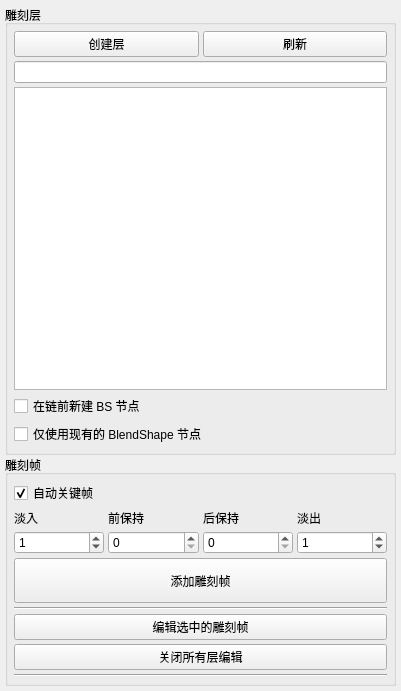
<?xml version="1.0" encoding="UTF-8"?>
<ui version="4.0">
 <class>Form</class>
 <widget class="QWidget" name="Form">
  <property name="geometry">
   <rect>
    <x>0</x>
    <y>0</y>
    <width>401</width>
    <height>691</height>
   </rect>
  </property>
  <property name="windowTitle">
   <string>表单</string>
  </property>
  <layout class="QGridLayout" name="gridLayout_4">
   <property name="leftMargin">
    <number>5</number>
   </property>
   <property name="topMargin">
    <number>5</number>
   </property>
   <property name="rightMargin">
    <number>5</number>
   </property>
   <property name="bottomMargin">
    <number>5</number>
   </property>
   <property name="spacing">
    <number>0</number>
   </property>
   <item row="0" column="0">
    <widget class="QGroupBox" name="groupBox">
     <property name="title">
      <string>雕刻层</string>
     </property>
     <layout class="QGridLayout" name="gridLayout_2">
      <property name="leftMargin">
       <number>6</number>
      </property>
      <property name="topMargin">
       <number>6</number>
      </property>
      <property name="rightMargin">
       <number>6</number>
      </property>
      <property name="bottomMargin">
       <number>6</number>
      </property>
      <property name="spacing">
       <number>4</number>
      </property>
      <item row="1" column="0">
       <widget class="QLineEdit" name="search_lineEdit">
        <property name="sizePolicy">
         <sizepolicy hsizetype="Minimum" vsizetype="Fixed">
          <horstretch>0</horstretch>
          <verstretch>0</verstretch>
         </sizepolicy>
        </property>
       </widget>
      </item>
      <item row="0" column="0">
       <layout class="QHBoxLayout" name="horizontalLayout">
        <item>
         <widget class="QPushButton" name="createLayer_pushButton">
          <property name="minimumSize">
           <size>
            <width>150</width>
            <height>0</height>
           </size>
          </property>
          <property name="text">
           <string>创建层</string>
          </property>
         </widget>
        </item>
        <item>
         <widget class="QPushButton" name="refresh_pushButton">
          <property name="minimumSize">
           <size>
            <width>70</width>
            <height>0</height>
           </size>
          </property>
          <property name="text">
           <string>刷新</string>
          </property>
         </widget>
        </item>
       </layout>
      </item>
      <item row="2" column="0">
       <widget class="QListView" name="layers_listView">
        <property name="editTriggers">
         <set>QAbstractItemView::NoEditTriggers</set>
        </property>
        <property name="showDropIndicator" stdset="0">
         <bool>false</bool>
        </property>
        <property name="alternatingRowColors">
         <bool>true</bool>
        </property>
        <property name="selectionMode">
         <enum>QAbstractItemView::ExtendedSelection</enum>
        </property>
       </widget>
      </item>
      <item row="3" column="0">
       <widget class="QCheckBox" name="foc_checkBox">
        <property name="toolTip">
         <string>&lt;html&gt;&lt;head/&gt;&lt;body&gt;&lt;p&gt;在链前（FOC）新建混合变形节点&lt;/p&gt;&lt;/body&gt;&lt;/html&gt;</string>
        </property>
        <property name="text">
         <string>在链前新建 BS 节点</string>
        </property>
        <property name="checked">
         <bool>false</bool>
        </property>
       </widget>
      </item>
      <item row="4" column="0">
       <widget class="QCheckBox" name="useExistingBS_checkBox">
        <property name="toolTip">
         <string>&lt;html&gt;&lt;head/&gt;&lt;body&gt;&lt;p&gt;Crank 将仅使用&lt;span style=&quot; font-weight:600;&quot;&gt;未被其他 Crank 层管理的&lt;/span&gt;现有混合变形节点。&lt;br/&gt;如果找到合适的混合变形节点，工具将&lt;span style=&quot; font-weight:600;&quot;&gt;不创建&lt;/span&gt;新节点，层创建将被中止&lt;/p&gt;&lt;/body&gt;&lt;/html&gt;</string>
        </property>
        <property name="text">
         <string>仅使用现有的 BlendShape 节点</string>
        </property>
        <property name="checked">
         <bool>false</bool>
        </property>
       </widget>
      </item>
     </layout>
    </widget>
   </item>
   <item row="1" column="0">
    <widget class="QGroupBox" name="groupBox_2">
     <property name="title">
      <string>雕刻帧</string>
     </property>
     <layout class="QGridLayout" name="gridLayout_3">
      <property name="leftMargin">
       <number>6</number>
      </property>
      <property name="topMargin">
       <number>6</number>
      </property>
      <property name="rightMargin">
       <number>6</number>
      </property>
      <property name="bottomMargin">
       <number>6</number>
      </property>
      <property name="spacing">
       <number>4</number>
      </property>
      <item row="2" column="0">
       <layout class="QVBoxLayout" name="verticalLayout">
        <item>
         <layout class="QGridLayout" name="gridLayout">
          <item row="1" column="2">
           <widget class="QLabel" name="label_4">
            <property name="text">
             <string>后保持</string>
            </property>
           </widget>
          </item>
          <item row="2" column="2">
           <widget class="QSpinBox" name="postHold_spinBox"/>
          </item>
          <item row="2" column="1">
           <widget class="QSpinBox" name="preHold_spinBox"/>
          </item>
          <item row="2" column="3">
           <widget class="QSpinBox" name="easeOut_spinBox">
            <property name="minimum">
             <number>0</number>
            </property>
            <property name="value">
             <number>1</number>
            </property>
           </widget>
          </item>
          <item row="1" column="0">
           <widget class="QLabel" name="label">
            <property name="text">
             <string>淡入</string>
            </property>
           </widget>
          </item>
          <item row="2" column="0">
           <widget class="QSpinBox" name="easeIn_spinBox">
            <property name="minimum">
             <number>0</number>
            </property>
            <property name="value">
             <number>1</number>
            </property>
           </widget>
          </item>
          <item row="1" column="3">
           <widget class="QLabel" name="label_2">
            <property name="text">
             <string>淡出</string>
            </property>
           </widget>
          </item>
          <item row="1" column="1">
           <widget class="QLabel" name="label_3">
            <property name="text">
             <string>前保持</string>
            </property>
           </widget>
          </item>
         </layout>
        </item>
        <item>
         <widget class="QPushButton" name="addFrame_pushButton">
          <property name="minimumSize">
           <size>
            <width>0</width>
            <height>45</height>
           </size>
          </property>
          <property name="text">
           <string>添加雕刻帧</string>
          </property>
         </widget>
        </item>
        <item>
         <widget class="Line" name="line_2">
          <property name="orientation">
           <enum>Qt::Horizontal</enum>
          </property>
         </widget>
        </item>
        <item>
         <widget class="QPushButton" name="editFrame_pushButton">
          <property name="text">
           <string>编辑选中的雕刻帧</string>
          </property>
         </widget>
        </item>
        <item>
         <widget class="QPushButton" name="editOFF_pushButton">
          <property name="text">
           <string>关闭所有层编辑</string>
          </property>
         </widget>
        </item>
        <item>
         <widget class="Line" name="line">
          <property name="orientation">
           <enum>Qt::Horizontal</enum>
          </property>
         </widget>
        </item>
       </layout>
      </item>
      <item row="1" column="0">
       <widget class="QCheckBox" name="keyframe_checkBox">
        <property name="text">
         <string>自动关键帧</string>
        </property>
        <property name="checked">
         <bool>true</bool>
        </property>
       </widget>
      </item>
     </layout>
    </widget>
   </item>
  </layout>
 </widget>
 <resources/>
 <connections>
  <connection>
   <sender>useExistingBS_checkBox</sender>
   <signal>clicked(bool)</signal>
   <receiver>foc_checkBox</receiver>
   <slot>setDisabled(bool)</slot>
   <hints>
    <hint type="sourcelabel">
     <x>181</x>
     <y>313</y>
    </hint>
    <hint type="destinationlabel">
     <x>183</x>
     <y>289</y>
    </hint>
   </hints>
  </connection>
 </connections>
</ui>
